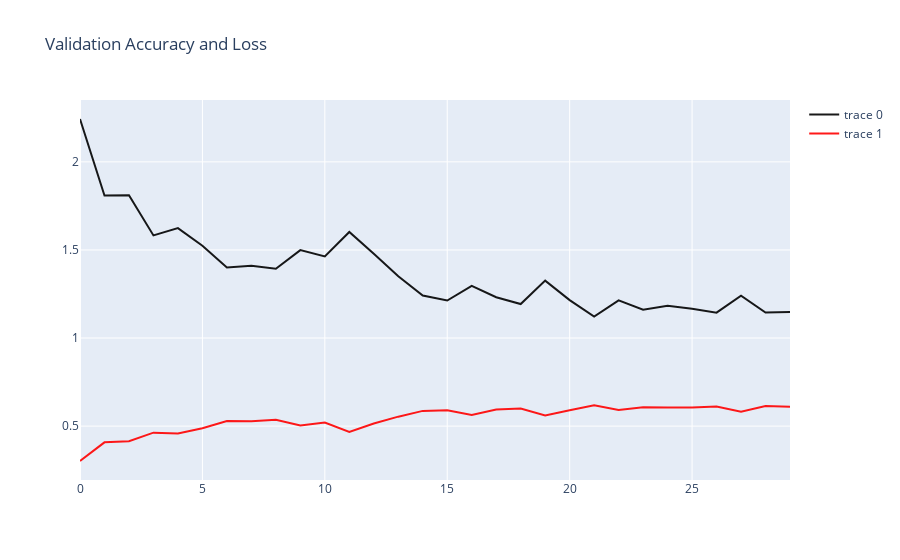

Write notebook code for a chart like this one.
### Code cell
x_ = np.array(range(len(history.history['val_loss'])))# get validation loss values from the history
trace1 = go.Scatter(
        x = x_,
        y = history.history['val_loss'], # get validation loss values from the history
        mode = "lines",
        marker = dict(color = "rgba(0,0,0,0.9)"),
        text = "Validation Loss"
)
trace2 = go.Scatter(
        x = x_,
        y = history.history['val_accuracy'],# get validation accuracy values from the history
        mode = "lines",
        marker = dict(color = "rgba(255,0,0,0.9)"),
        text = "Validation Accuracy"
)
data = [trace1,trace2]
layout = dict(title = "Validation Accuracy and Loss")
fig = dict(data = data,layout=layout)
iplot(fig)

### Figure 1 — Plotly figure (JSON) as saved in the notebook; plotly's stock layout.template omitted (floating-point values rounded to 4 significant figures)
{"data": [{"marker": {"color": "rgba(0,0,0,0.9)"}, "mode": "lines", "text": "Validation Loss", "type": "scatter", "x": [0, 1, 2, 3, 4, 5, 6, 7, 8, 9, 10, 11, 12, 13, 14, 15, 16, 17, 18, 19, 20, 21, 22, 23, 24, 25, 26, 27, 28, 29], "y": [2.243, 1.809, 1.81, 1.583, 1.624, 1.524, 1.4, 1.411, 1.393, 1.499, 1.464, 1.602, 1.478, 1.351, 1.241, 1.213, 1.296, 1.232, 1.193, 1.326, 1.215, 1.121, 1.213, 1.161, 1.183, 1.166, 1.144, 1.241, 1.145, 1.148]}, {"marker": {"color": "rgba(255,0,0,0.9)"}, "mode": "lines", "text": "Validation Accuracy", "type": "scatter", "x": [0, 1, 2, 3, 4, 5, 6, 7, 8, 9, 10, 11, 12, 13, 14, 15, 16, 17, 18, 19, 20, 21, 22, 23, 24, 25, 26, 27, 28, 29], "y": [0.302, 0.408, 0.4144, 0.4629, 0.458, 0.4884, 0.5295, 0.5273, 0.5361, 0.5031, 0.5202, 0.4672, 0.5145, 0.5537, 0.5864, 0.5902, 0.5631, 0.5941, 0.6, 0.5607, 0.5901, 0.6178, 0.5913, 0.6064, 0.6051, 0.6054, 0.6119, 0.5822, 0.6143, 0.6104]}], "layout": {"title": {"text": "Validation Accuracy and Loss"}}}
